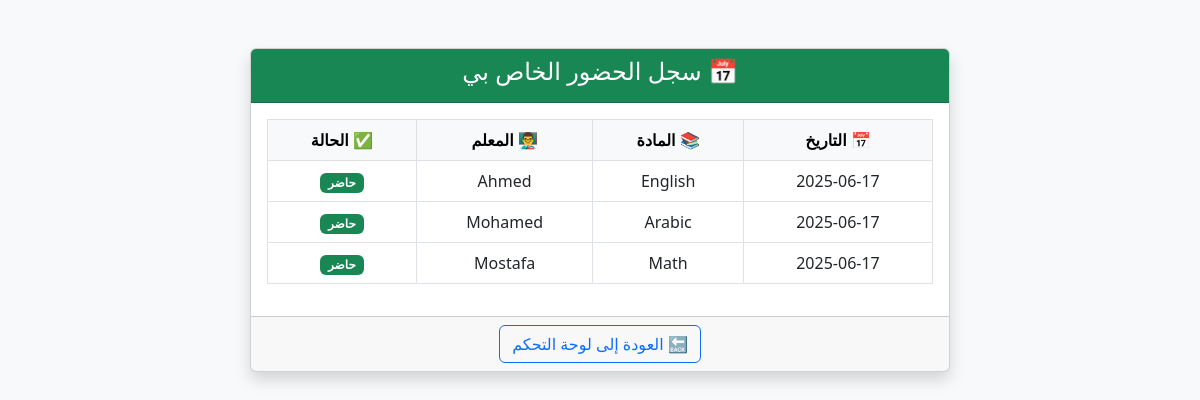
The page /view_attendance.php (signed in) on the database its author committed.
### tables this page shows
CREATE TABLE `attendance` (
  `id` int(11) NOT NULL,
  `student_id` int(11) DEFAULT NULL,
  `date` date DEFAULT NULL,
  `status` enum('present','absent') DEFAULT NULL,
  `subject` varchar(100) DEFAULT NULL,
  `teacher_id` int(11) DEFAULT NULL
);

CREATE TABLE `users` (
  `id` int(11) NOT NULL,
  `name` varchar(100) DEFAULT NULL,
  `email` varchar(100) DEFAULT NULL,
  `password` varchar(255) DEFAULT NULL,
  `role` enum('admin','teacher','parent','student') DEFAULT NULL,
  `subject` varchar(100) DEFAULT NULL
);

### view_attendance.php (the view, shortened to what this page needs)
<?php
$conn = new mysqli("localhost", "root", "", "school_db");
$user_id = $_SESSION['user']['id'];
$stmt = $conn->prepare("SELECT id FROM students WHERE user_id = ?");
$stmt->bind_param("i", $user_id);
$stmt->execute();
$result = $stmt->get_result();
$attendance_result = [];
if ($result->num_rows === 1) {
    $student = $result->fetch_assoc();
    $student_id = $student['id'];
    $attendance_sql = "
        SELECT a.date, a.status, a.subject, u.name AS teacher_name
        FROM attendance a
        LEFT JOIN users u ON a.teacher_id = u.id
        WHERE a.student_id = ?
        ORDER BY a.date DESC
    ";
    $stmt2 = $conn->prepare($attendance_sql);
    $stmt2->bind_param("i", $student_id);
    $stmt2->execute();
    $attendance_result = $stmt2->get_result();
} else {
    die("لم يتم العثور على بيانات الطالب.");
}
?>
<!DOCTYPE html>
<html lang="ar" dir="rtl">
<head>
    <link href="https://cdn.jsdelivr.net/npm/bootstrap@5.3.0/dist/css/bootstrap.rtl.min.css" rel="stylesheet">
</head>
<body class="bg-light">
<div class="container py-5">
    <div class="card shadow mx-auto" style="max-width: 700px;">
        <div class="card-header bg-success text-white text-center">
            <h4>📅 سجل الحضور الخاص بي</h4>
        </div>
        <div class="card-body">
            <?php if ($attendance_result && $attendance_result->num_rows > 0): ?>
                <div class="table-responsive">
                    <table class="table table-bordered text-center align-middle">
                        <thead class="table-light">
                            <tr>
                                <th>📅 التاريخ</th>
                                <th>📚 المادة</th>
                                <th>👨‍🏫 المعلم</th>
                                <th>✅ الحالة</th>
                            </tr>
                        </thead>
                        <tbody>
                            <?php while ($row = $attendance_result->fetch_assoc()): ?>
                                <tr>
                                    <td><?= $row['date']; ?></td>
                                    <td><?= htmlspecialchars($row['subject'] ?? 'غير محددة'); ?></td>
                                    <td><?= htmlspecialchars($row['teacher_name'] ?? 'غير معروف'); ?></td>
                                    <td>
                                        <span class="badge bg-<?= $row['status'] === 'present' ? 'success' : 'danger'; ?>">
                                            <?= $row['status'] === 'present' ? 'حاضر' : 'غائب'; ?>
                                        </span>
                                    </td>
                                </tr>
                            <?php endwhile; ?>
                        </tbody>
                    </table>
                </div>
            <?php else: ?>
                <div class="alert alert-info text-center">لا توجد سجلات حضور.</div>
            <?php endif; ?>
        </div>
        <div class="card-footer text-center">
            <a href="dashboard.php" class="btn btn-outline-primary">🔙 العودة إلى لوحة التحكم</a>
        </div>
    </div>
</div>
</body>
</html>

### rows shown on the page
attendance: date "2025-06-17", subject "English", teacher.name "Ahmed", status "حاضر"
attendance: date "2025-06-17", subject "Arabic", teacher.name "Mohamed", status "حاضر"
attendance: date "2025-06-17", subject "Math", teacher.name "Mostafa", status "حاضر"
